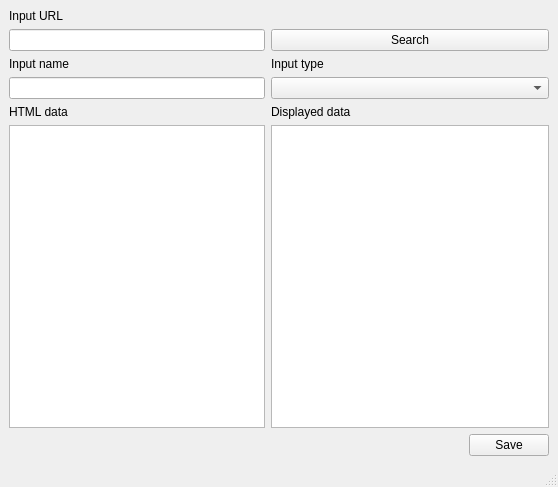
<?xml version="1.0" encoding="UTF-8"?>
<ui version="4.0">
 <class>AddTraitOrFeatData</class>
 <widget class="QMainWindow" name="AddTraitOrFeatData">
  <property name="geometry">
   <rect>
    <x>0</x>
    <y>0</y>
    <width>558</width>
    <height>487</height>
   </rect>
  </property>
  <property name="windowTitle">
   <string>MainWindow</string>
  </property>
  <widget class="QWidget" name="centralwidget">
   <layout class="QGridLayout" name="gridLayout">
    <item row="2" column="1" colspan="2">
     <widget class="QLabel" name="label_4">
      <property name="text">
       <string>Input type</string>
      </property>
     </widget>
    </item>
    <item row="3" column="1" colspan="2">
     <widget class="QComboBox" name="type"/>
    </item>
    <item row="3" column="0">
     <widget class="QLineEdit" name="name"/>
    </item>
    <item row="1" column="1" colspan="2">
     <widget class="QPushButton" name="search">
      <property name="text">
       <string>Search</string>
      </property>
     </widget>
    </item>
    <item row="5" column="0">
     <widget class="QTextEdit" name="inputHTML"/>
    </item>
    <item row="6" column="2">
     <widget class="QPushButton" name="save">
      <property name="text">
       <string>Save</string>
      </property>
     </widget>
    </item>
    <item row="2" column="0">
     <widget class="QLabel" name="label_6">
      <property name="text">
       <string>Input name</string>
      </property>
     </widget>
    </item>
    <item row="1" column="0">
     <widget class="QLineEdit" name="url"/>
    </item>
    <item row="4" column="1" colspan="2">
     <widget class="QLabel" name="label_2">
      <property name="text">
       <string>Displayed data</string>
      </property>
     </widget>
    </item>
    <item row="5" column="1" colspan="2">
     <widget class="QTextBrowser" name="displayData"/>
    </item>
    <item row="0" column="0">
     <widget class="QLabel" name="label_3">
      <property name="text">
       <string>Input URL</string>
      </property>
     </widget>
    </item>
    <item row="4" column="0">
     <widget class="QLabel" name="label">
      <property name="text">
       <string>HTML data</string>
      </property>
     </widget>
    </item>
    <item row="6" column="1">
     <spacer name="horizontalSpacer">
      <property name="orientation">
       <enum>Qt::Horizontal</enum>
      </property>
      <property name="sizeHint" stdset="0">
       <size>
        <width>40</width>
        <height>20</height>
       </size>
      </property>
     </spacer>
    </item>
   </layout>
  </widget>
  <widget class="QMenuBar" name="menubar">
   <property name="geometry">
    <rect>
     <x>0</x>
     <y>0</y>
     <width>558</width>
     <height>21</height>
    </rect>
   </property>
  </widget>
  <widget class="QStatusBar" name="statusBar"/>
 </widget>
 <tabstops>
  <tabstop>url</tabstop>
  <tabstop>search</tabstop>
  <tabstop>name</tabstop>
  <tabstop>type</tabstop>
  <tabstop>inputHTML</tabstop>
  <tabstop>displayData</tabstop>
  <tabstop>save</tabstop>
 </tabstops>
 <resources/>
 <connections/>
</ui>
